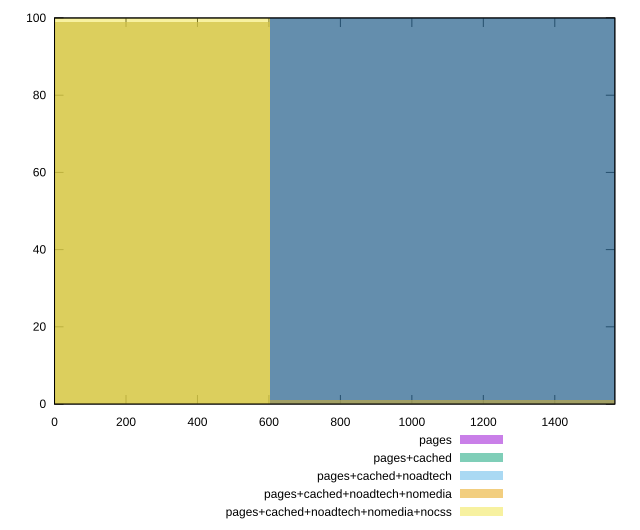

Here is the gnuplot script that generated this plot:
reset

$pages <<EOF
1204.3767555315967 100
EOF

$pagesCached <<EOF
1204.3767555315967 100
EOF

$pagesCachedNoadtech <<EOF
1204.3767555315967 1
0 99
EOF

$pagesCachedNoadtechNomedia <<EOF
1204.3767555315967 1
0 99
EOF

$pagesCachedNoadtechNomediaNocss <<EOF
0 100
EOF

set key outside below
set boxwidth 1204.3767555315967
set xrange [0:1568]
set yrange [0:100]
set trange [0:100]
set style fill transparent solid 0.5 noborder
set terminal svg size 640, 530 enhanced background rgb 'white'
set output "report_00018_2021-02-10T15-25-16.877Z/render-blocking-resources/comparison/histogram/all_raw.svg"

plot $pages title "pages" with boxes, \
     $pagesCached title "pages+cached" with boxes, \
     $pagesCachedNoadtech title "pages+cached+noadtech" with boxes, \
     $pagesCachedNoadtechNomedia title "pages+cached+noadtech+nomedia" with boxes, \
     $pagesCachedNoadtechNomediaNocss title "pages+cached+noadtech+nomedia+nocss" with boxes

reset
